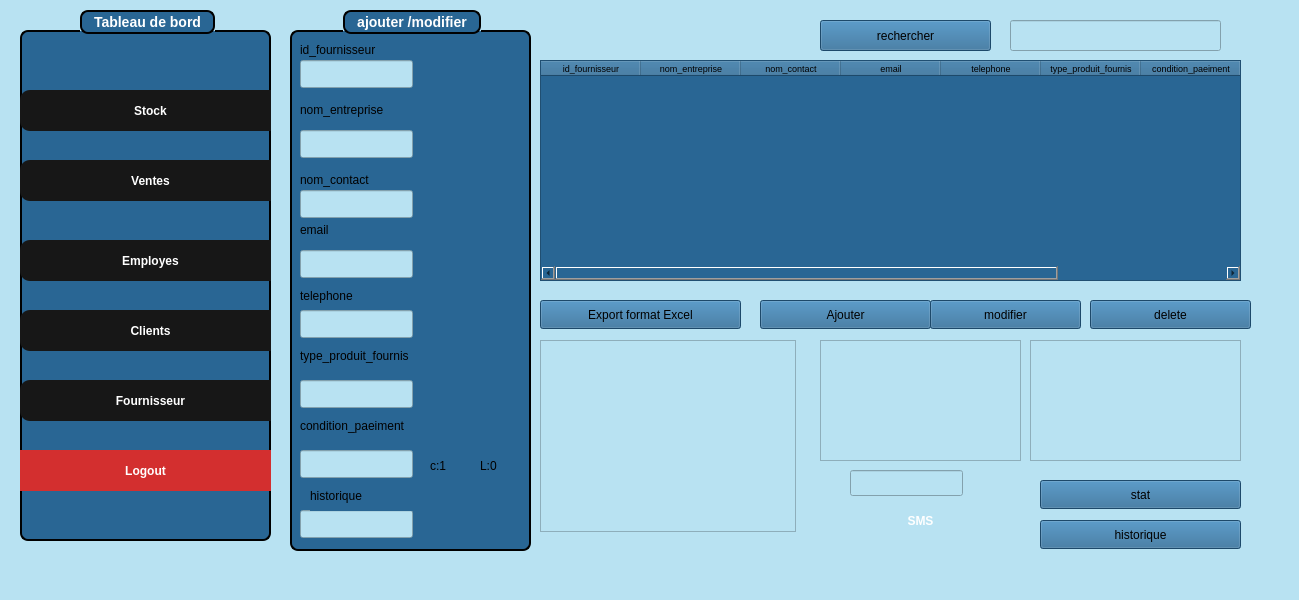
<?xml version="1.0" encoding="UTF-8"?>
<ui version="4.0">
 <class>FournisseurWindow</class>
 <widget class="QMainWindow" name="FournisseurWindow">
  <property name="geometry">
   <rect>
    <x>0</x>
    <y>0</y>
    <width>1299</width>
    <height>600</height>
   </rect>
  </property>
  <property name="windowTitle">
   <string>Gestion des Fournisseurs</string>
  </property>
  <property name="styleSheet">
   <string notr="true">background-color: rgb(184, 226, 242);</string>
  </property>
  <widget class="QWidget" name="centralwidget">
   <widget class="QGroupBox" name="groupBox">
    <property name="geometry">
     <rect>
      <x>20</x>
      <y>10</y>
      <width>251</width>
      <height>531</height>
     </rect>
    </property>
    <property name="styleSheet">
     <string notr="true">QGroupBox {
    background-color: rgb(41, 102, 148);   /* blue background */
    border: 2px solid black;               /* black border, 2px wide */
    border-radius: 8px;                    /* rounded corners */
    margin-top: 20px;                      /* space for the title */
    color: white;                          /* title text color */
    font-weight: bold;
    font-size: 14px;
}

QGroupBox::title {
 border: 2px solid black;               /* black border, 2px wide */
    border-radius: 8px;     
background-color: rgb(41, 102, 148);
    subcontrol-origin: margin;
    subcontrol-position: top center;       /* title centered */
    padding: 2px 10px;
}</string>
    </property>
    <property name="title">
     <string>Tableau de bord</string>
    </property>
    <widget class="QPushButton" name="pushButton">
     <property name="geometry">
      <rect>
       <x>0</x>
       <y>80</y>
       <width>261</width>
       <height>41</height>
      </rect>
     </property>
     <property name="styleSheet">
      <string notr="true">#pushButton{
    font-family: Arial, Helvetica, sans-serif;
    font-weight: bold;
    color: white;
    background-color: #171717;
    padding: 10px 20px;
    border: none;
    border-radius: 10px;
}

#pushButton:hover {
    background-color: #0c66ed; /* hover effect */
}

#pushButton:pressed {
    background-color: #094bb0; /* pressed effect */
}</string>
     </property>
     <property name="text">
      <string>Stock</string>
     </property>
    </widget>
    <widget class="QPushButton" name="pushButton_2">
     <property name="geometry">
      <rect>
       <x>0</x>
       <y>150</y>
       <width>261</width>
       <height>41</height>
      </rect>
     </property>
     <property name="styleSheet">
      <string notr="true">#pushButton_2 {
    font-family: Arial, Helvetica, sans-serif;
    font-weight: bold;
    color: white;
    background-color: #171717;
    padding: 10px 20px;
    border: none;
    border-radius: 10px;
}

#pushButton_2:hover {
    background-color: #0c66ed; /* hover effect */
}

#pushButton_2:pressed {
    background-color: #094bb0; /* pressed effect */
}</string>
     </property>
     <property name="text">
      <string>Ventes</string>
     </property>
    </widget>
    <widget class="QPushButton" name="pushButton_3">
     <property name="geometry">
      <rect>
       <x>0</x>
       <y>300</y>
       <width>261</width>
       <height>41</height>
      </rect>
     </property>
     <property name="styleSheet">
      <string notr="true">#pushButton_3 {
    font-family: Arial, Helvetica, sans-serif;
    font-weight: bold;
    color: white;
    background-color: #171717;
    padding: 10px 20px;
    border: none;
    border-radius: 10px;
}

#pushButton_3:hover {
    background-color: #0c66ed; /* hover effect */
}

#pushButton_3:pressed {
    background-color: #094bb0; /* pressed effect */
}</string>
     </property>
     <property name="text">
      <string>Clients</string>
     </property>
    </widget>
    <widget class="QPushButton" name="pushButton_4">
     <property name="geometry">
      <rect>
       <x>0</x>
       <y>230</y>
       <width>261</width>
       <height>41</height>
      </rect>
     </property>
     <property name="styleSheet">
      <string notr="true">#pushButton_4 {
    font-family: Arial, Helvetica, sans-serif;
    font-weight: bold;
    color: white;
    background-color: #171717;
    padding: 10px 20px;
    border: none;
    border-radius: 10px;
}

#pushButton_4:hover {
    background-color: #0c66ed; /* hover effect */
}

#pushButton_4:pressed {
    background-color: #094bb0; /* pressed effect */
}</string>
     </property>
     <property name="text">
      <string>Employes</string>
     </property>
    </widget>
    <widget class="QPushButton" name="pushButton_5">
     <property name="geometry">
      <rect>
       <x>0</x>
       <y>370</y>
       <width>261</width>
       <height>41</height>
      </rect>
     </property>
     <property name="styleSheet">
      <string notr="true">#pushButton_5 {
    font-family: Arial, Helvetica, sans-serif;
    font-weight: bold;
    color: white;
    background-color: #171717;
    padding: 10px 20px;
    border: none;
    border-radius: 10px;
}

#pushButton_5:hover {
    background-color: #0c66ed; /* hover effect */
}

#pushButton_5:pressed {
    background-color: #094bb0; /* pressed effect */
}</string>
     </property>
     <property name="text">
      <string>Fournisseur</string>
     </property>
    </widget>
    <widget class="QPushButton" name="logoutButton">
     <property name="geometry">
      <rect>
       <x>-10</x>
       <y>440</y>
       <width>271</width>
       <height>41</height>
      </rect>
     </property>
     <property name="styleSheet">
      <string notr="true">#logoutButton {
    font-family: Arial, Helvetica, sans-serif;
    font-weight: bold;
    color: white;
    background-color: #d32f2f;
    padding: 10px 20px;
    border: none;
    border-radius: 10px;
}

#logoutButton:hover {
    background-color: #f44336; /* hover effect */
}

#logoutButton:pressed {
    background-color: #c62828; /* pressed effect */
}
</string>
     </property>
     <property name="text">
      <string>Logout</string>
     </property>
    </widget>
   </widget>
   <widget class="QLabel" name="logoLabel">
    <property name="geometry">
     <rect>
      <x>1230</x>
      <y>10</y>
      <width>60</width>
      <height>60</height>
     </rect>
    </property>
    <property name="minimumSize">
     <size>
      <width>50</width>
      <height>50</height>
     </size>
    </property>
    <property name="maximumSize">
     <size>
      <width>60</width>
      <height>60</height>
     </size>
    </property>
    <property name="styleSheet">
     <string notr="true">background-color: transparent;</string>
    </property>
    <property name="text">
     <string/>
    </property>
    <property name="pixmap">
     <pixmap resource="resources.qrc">:/images/logof.jpg</pixmap>
    </property>
    <property name="scaledContents">
     <bool>true</bool>
    </property>
    <property name="alignment">
     <set>Qt::AlignmentFlag::AlignCenter</set>
    </property>
   </widget>
   <widget class="QStackedWidget" name="stackedWidget_2">
    <property name="geometry">
     <rect>
      <x>290</x>
      <y>-10</y>
      <width>1051</width>
      <height>571</height>
     </rect>
    </property>
    <property name="currentIndex">
     <number>0</number>
    </property>
    <widget class="QWidget" name="page_3">
     <widget class="QPushButton" name="pushButton_7">
      <property name="geometry">
       <rect>
        <x>250</x>
        <y>310</y>
        <width>201</width>
        <height>29</height>
       </rect>
      </property>
      <property name="styleSheet">
       <string notr="true"> background-color: rgb(41, 102, 148);</string>
      </property>
      <property name="text">
       <string>Export format Excel</string>
      </property>
     </widget>
     <widget class="QTableWidget" name="tableWidget_2">
      <property name="geometry">
       <rect>
        <x>250</x>
        <y>70</y>
        <width>701</width>
        <height>221</height>
       </rect>
      </property>
      <property name="styleSheet">
       <string notr="true"> background-color: rgb(41, 102, 148);</string>
      </property>
      <column>
       <property name="text">
        <string>id_fournisseur</string>
       </property>
       <property name="font">
        <font>
         <pointsize>7</pointsize>
        </font>
       </property>
      </column>
      <column>
       <property name="text">
        <string>nom_entreprise</string>
       </property>
       <property name="font">
        <font>
         <pointsize>7</pointsize>
        </font>
       </property>
      </column>
      <column>
       <property name="text">
        <string>nom_contact</string>
       </property>
       <property name="font">
        <font>
         <pointsize>7</pointsize>
        </font>
       </property>
      </column>
      <column>
       <property name="text">
        <string>email</string>
       </property>
       <property name="font">
        <font>
         <pointsize>7</pointsize>
        </font>
       </property>
      </column>
      <column>
       <property name="text">
        <string>telephone</string>
       </property>
       <property name="font">
        <font>
         <pointsize>7</pointsize>
        </font>
       </property>
      </column>
      <column>
       <property name="text">
        <string>type_produit_fournis</string>
       </property>
       <property name="font">
        <font>
         <pointsize>7</pointsize>
        </font>
       </property>
      </column>
      <column>
       <property name="text">
        <string>condition_paeiment</string>
       </property>
       <property name="font">
        <font>
         <pointsize>7</pointsize>
        </font>
       </property>
      </column>
      <column>
       <property name="text">
        <string>historique</string>
       </property>
       <property name="font">
        <font>
         <pointsize>7</pointsize>
        </font>
       </property>
      </column>
     </widget>
     <widget class="QPushButton" name="pushButton_ajouter">
      <property name="geometry">
       <rect>
        <x>470</x>
        <y>310</y>
        <width>171</width>
        <height>29</height>
       </rect>
      </property>
      <property name="styleSheet">
       <string notr="true"> background-color: rgb(41, 102, 148);</string>
      </property>
      <property name="text">
       <string>Ajouter</string>
      </property>
     </widget>
     <widget class="QPushButton" name="pushButton_modifier">
      <property name="geometry">
       <rect>
        <x>640</x>
        <y>310</y>
        <width>151</width>
        <height>29</height>
       </rect>
      </property>
      <property name="styleSheet">
       <string notr="true"> background-color: rgb(41, 102, 148);</string>
      </property>
      <property name="text">
       <string>modifier</string>
      </property>
     </widget>
     <widget class="QPushButton" name="pushButton_delete">
      <property name="geometry">
       <rect>
        <x>800</x>
        <y>310</y>
        <width>161</width>
        <height>29</height>
       </rect>
      </property>
      <property name="styleSheet">
       <string notr="true"> background-color: rgb(41, 102, 148);</string>
      </property>
      <property name="text">
       <string>delete</string>
      </property>
     </widget>
     <widget class="QGroupBox" name="groupBox_3">
      <property name="geometry">
       <rect>
        <x>0</x>
        <y>20</y>
        <width>241</width>
        <height>541</height>
       </rect>
      </property>
      <property name="styleSheet">
       <string notr="true">QGroupBox {
    background-color: rgb(41, 102, 148);   /* blue background */
    border: 2px solid black;               /* black border, 2px wide */
    border-radius: 8px;                    /* rounded corners */
    margin-top: 20px;                      /* space for the title */
    color: white;                          /* title text color */
    font-weight: bold;
    font-size: 14px;
}

QGroupBox::title {
 border: 2px solid black;               /* black border, 2px wide */
    border-radius: 8px;     
background-color: rgb(41, 102, 148);
    subcontrol-origin: margin;
    subcontrol-position: top center;       /* title centered */
    padding: 2px 10px;
}
</string>
      </property>
      <property name="title">
       <string>ajouter /modifier</string>
      </property>
      <widget class="QLabel" name="label_5">
       <property name="geometry">
        <rect>
         <x>10</x>
         <y>30</y>
         <width>111</width>
         <height>20</height>
        </rect>
       </property>
       <property name="styleSheet">
        <string notr="true"> background-color: rgb(41, 102, 148); 
</string>
       </property>
       <property name="text">
        <string>id_fournisseur</string>
       </property>
      </widget>
      <widget class="QLabel" name="label_7">
       <property name="geometry">
        <rect>
         <x>10</x>
         <y>90</y>
         <width>101</width>
         <height>20</height>
        </rect>
       </property>
       <property name="styleSheet">
        <string notr="true"> background-color: rgb(41, 102, 148); 
</string>
       </property>
       <property name="text">
        <string>nom_entreprise</string>
       </property>
      </widget>
      <widget class="QLabel" name="label_8">
       <property name="geometry">
        <rect>
         <x>10</x>
         <y>160</y>
         <width>101</width>
         <height>20</height>
        </rect>
       </property>
       <property name="styleSheet">
        <string notr="true"> background-color: rgb(41, 102, 148); 
</string>
       </property>
       <property name="text">
        <string>nom_contact</string>
       </property>
      </widget>
      <widget class="QLabel" name="label_9">
       <property name="geometry">
        <rect>
         <x>10</x>
         <y>210</y>
         <width>101</width>
         <height>20</height>
        </rect>
       </property>
       <property name="styleSheet">
        <string notr="true"> background-color: rgb(41, 102, 148); 
</string>
       </property>
       <property name="text">
        <string>email</string>
       </property>
      </widget>
      <widget class="QLabel" name="label_10">
       <property name="geometry">
        <rect>
         <x>10</x>
         <y>270</y>
         <width>161</width>
         <height>31</height>
        </rect>
       </property>
       <property name="styleSheet">
        <string notr="true"> background-color: rgb(41, 102, 148); 
</string>
       </property>
       <property name="text">
        <string>telephone</string>
       </property>
      </widget>
      <widget class="QLineEdit" name="lineEdit">
       <property name="geometry">
        <rect>
         <x>10</x>
         <y>50</y>
         <width>113</width>
         <height>28</height>
        </rect>
       </property>
       <property name="text">
        <string/>
       </property>
      </widget>
      <widget class="QLineEdit" name="lineEdit_3">
       <property name="geometry">
        <rect>
         <x>10</x>
         <y>120</y>
         <width>113</width>
         <height>28</height>
        </rect>
       </property>
       <property name="text">
        <string/>
       </property>
      </widget>
      <widget class="QLineEdit" name="lineEdit_4">
       <property name="geometry">
        <rect>
         <x>10</x>
         <y>180</y>
         <width>113</width>
         <height>28</height>
        </rect>
       </property>
       <property name="text">
        <string/>
       </property>
      </widget>
      <widget class="QLineEdit" name="lineEdit_5">
       <property name="geometry">
        <rect>
         <x>10</x>
         <y>240</y>
         <width>113</width>
         <height>28</height>
        </rect>
       </property>
       <property name="text">
        <string/>
       </property>
      </widget>
      <widget class="QLineEdit" name="lineEdit_6">
       <property name="geometry">
        <rect>
         <x>10</x>
         <y>300</y>
         <width>113</width>
         <height>28</height>
        </rect>
       </property>
       <property name="text">
        <string/>
       </property>
      </widget>
      <widget class="QLineEdit" name="lineEdit_11">
       <property name="geometry">
        <rect>
         <x>10</x>
         <y>500</y>
         <width>113</width>
         <height>28</height>
        </rect>
       </property>
       <property name="text">
        <string/>
       </property>
      </widget>
      <widget class="QLineEdit" name="lineEdit_12">
       <property name="geometry">
        <rect>
         <x>10</x>
         <y>440</y>
         <width>113</width>
         <height>28</height>
        </rect>
       </property>
       <property name="text">
        <string/>
       </property>
      </widget>
      <widget class="QLineEdit" name="lineEdit_13">
       <property name="geometry">
        <rect>
         <x>10</x>
         <y>370</y>
         <width>113</width>
         <height>28</height>
        </rect>
       </property>
       <property name="text">
        <string/>
       </property>
      </widget>
      <widget class="QLabel" name="label_16">
       <property name="geometry">
        <rect>
         <x>10</x>
         <y>330</y>
         <width>161</width>
         <height>31</height>
        </rect>
       </property>
       <property name="styleSheet">
        <string notr="true"> background-color: rgb(41, 102, 148); 
</string>
       </property>
       <property name="text">
        <string>type_produit_fournis</string>
       </property>
      </widget>
      <widget class="QLabel" name="label_17">
       <property name="geometry">
        <rect>
         <x>20</x>
         <y>470</y>
         <width>161</width>
         <height>31</height>
        </rect>
       </property>
       <property name="styleSheet">
        <string notr="true"> background-color: rgb(41, 102, 148); 
</string>
       </property>
       <property name="text">
        <string>historique</string>
       </property>
      </widget>
      <widget class="QLabel" name="label_18">
       <property name="geometry">
        <rect>
         <x>10</x>
         <y>400</y>
         <width>161</width>
         <height>31</height>
        </rect>
       </property>
       <property name="styleSheet">
        <string notr="true"> background-color: rgb(41, 102, 148); 
</string>
       </property>
       <property name="text">
        <string>condition_paeiment</string>
       </property>
      </widget>
      <widget class="QLabel" name="label_19">
       <property name="geometry">
        <rect>
         <x>140</x>
         <y>440</y>
         <width>21</width>
         <height>31</height>
        </rect>
       </property>
       <property name="styleSheet">
        <string notr="true"> background-color: rgb(41, 102, 148); 
</string>
       </property>
       <property name="text">
        <string>c:1</string>
       </property>
      </widget>
      <widget class="QLabel" name="label_20">
       <property name="geometry">
        <rect>
         <x>190</x>
         <y>440</y>
         <width>21</width>
         <height>31</height>
        </rect>
       </property>
       <property name="styleSheet">
        <string notr="true"> background-color: rgb(41, 102, 148); 
</string>
       </property>
       <property name="text">
        <string>L:0</string>
       </property>
      </widget>
     </widget>
     <widget class="QPushButton" name="pushButton_modifier_3">
      <property name="geometry">
       <rect>
        <x>530</x>
        <y>30</y>
        <width>171</width>
        <height>31</height>
       </rect>
      </property>
      <property name="styleSheet">
       <string notr="true"> background-color: rgb(41, 102, 148);</string>
      </property>
      <property name="text">
       <string>rechercher</string>
      </property>
     </widget>
     <widget class="QGraphicsView" name="graphicsView">
      <property name="geometry">
       <rect>
        <x>250</x>
        <y>350</y>
        <width>256</width>
        <height>192</height>
       </rect>
      </property>
     </widget>
     <widget class="QListWidget" name="listWidget">
      <property name="geometry">
       <rect>
        <x>740</x>
        <y>350</y>
        <width>211</width>
        <height>121</height>
       </rect>
      </property>
     </widget>
     <widget class="QPushButton" name="pushButton_8">
      <property name="geometry">
       <rect>
        <x>750</x>
        <y>490</y>
        <width>201</width>
        <height>29</height>
       </rect>
      </property>
      <property name="styleSheet">
       <string notr="true"> background-color: rgb(41, 102, 148);</string>
      </property>
      <property name="text">
       <string>stat</string>
      </property>
     </widget>
     <widget class="QLineEdit" name="l5">
      <property name="geometry">
       <rect>
        <x>720</x>
        <y>30</y>
        <width>211</width>
        <height>31</height>
       </rect>
      </property>
     </widget>
     <widget class="QPushButton" name="pushButton_9">
      <property name="geometry">
       <rect>
        <x>750</x>
        <y>530</y>
        <width>201</width>
        <height>29</height>
       </rect>
      </property>
      <property name="styleSheet">
       <string notr="true"> background-color: rgb(41, 102, 148);</string>
      </property>
      <property name="text">
       <string>historique</string>
      </property>
     </widget>
     <widget class="QTextEdit" name="textEdit">
      <property name="geometry">
       <rect>
        <x>530</x>
        <y>350</y>
        <width>201</width>
        <height>121</height>
       </rect>
      </property>
     </widget>
     <widget class="QLineEdit" name="lineEdit_17">
      <property name="geometry">
       <rect>
        <x>560</x>
        <y>480</y>
        <width>113</width>
        <height>26</height>
       </rect>
      </property>
     </widget>
     <widget class="QPushButton" name="pushButton_38">
      <property name="geometry">
       <rect>
        <x>530</x>
        <y>510</y>
        <width>201</width>
        <height>41</height>
       </rect>
      </property>
      <property name="styleSheet">
       <string notr="true">QPushButton {
    /* 1. Base Orange &quot;Sun&quot; Background (Gradient for a slight shine) */
    background-color: qlineargradient(
        x1: 0, y1: 0, x2: 0, y2: 1,
        stop: 0 #ff8c00,   /* Darker orange at the top */
        stop: 1 #ffa500    /* Lighter orange at the bottom */
    );
    color: white; /* White text for contrast */
    border: 2px solid transparent; /* Transparent border initially */
    border-radius: 5px;
    padding: 10px 20px;
    font-weight: bold;
}

QPushButton:hover {
    /* 2. Bright Contour (Border) when the mouse passes over */
    border: 2px solid #ffcc00; /* Bright yellow border (the glow) */
    background-color: qlineargradient(
        x1: 0, y1: 0, x2: 0, y2: 1,
        stop: 0 #ff951a,   /* Slightly brighter background on hover */
        stop: 1 #ffb01a
    );
}

QPushButton:pressed {
    /* 3. Darker press effect */
    background-color: rgb(0, 170, 127); /* Solid darker orange */
    border: 2px solid #ffcc00;
}</string>
      </property>
      <property name="text">
       <string>SMS</string>
      </property>
     </widget>
    </widget>
    <widget class="QWidget" name="page_4"/>
   </widget>
  </widget>
  <widget class="QMenuBar" name="menubar">
   <property name="geometry">
    <rect>
     <x>0</x>
     <y>0</y>
     <width>1299</width>
     <height>25</height>
    </rect>
   </property>
  </widget>
  <widget class="QStatusBar" name="statusbar"/>
 </widget>
 <resources>
  <include location="resources.qrc"/>
 </resources>
 <connections/>
</ui>
